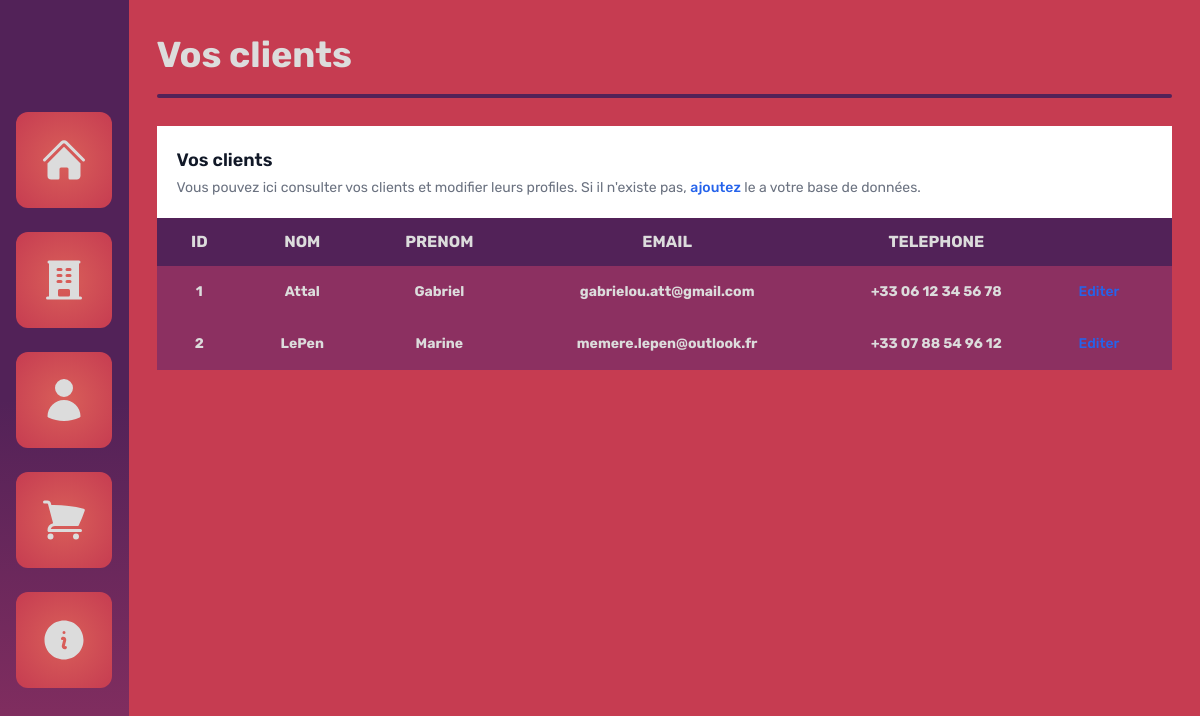
The app's page /clients, older data.
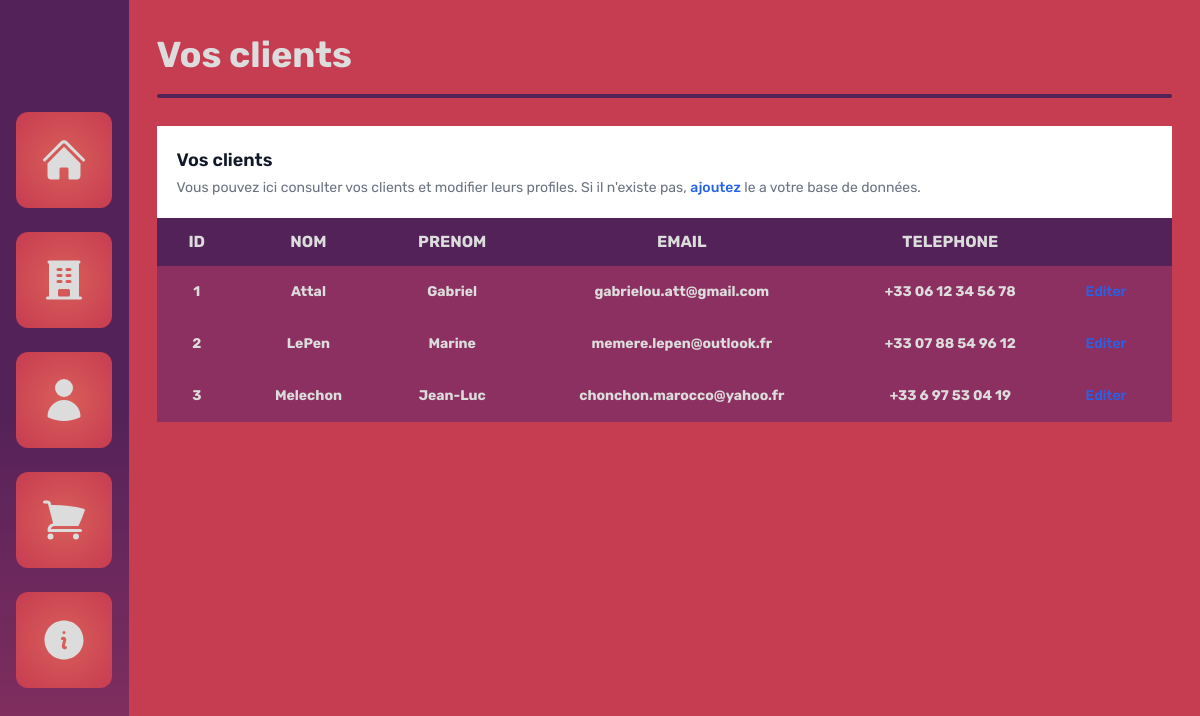
The same page, newer data.
### tables this page shows
CREATE TABLE clients (id INTEGER PRIMARY KEY, nom TEXT, prenom TEXT, email TEXT, telephone TEXT);

### main.py (the view)
@app.route('/clients')
def clients():
    return render_template('clients.html', attributes=db_manager.get_attrubutes("clients"), clients=db_manager.get_clients())

### database_manager.py (called while the page is built)
    def get_attrubutes(self, table):
        return self.curseur.execute(f"PRAGMA table_info({table})").fetchall()

    def get_clients(self):
        return self.curseur.execute("SELECT * FROM clients").fetchall()

### templates/clients.html (shortened to what this page needs)
{% extends 'base.html' %}
{% block content %}
<section class="h-full w-full bg-[--palette-3] flex flex-col">
  <div class="w-full p-7 flex flex-col space-y-3">
    <span class="great-title">Vos clients</span>
    <div class="w-full h-1 bg-[--palette-1] rounded-lg"></div>
  </div>
<div class="h-full w-full px-7">
    <table class="w-full">
        <caption class="p-5 text-lg font-semibold text-left rtl:text-right text-gray-900 bg-white dark:text-white dark:bg-gray-800">
            Vos clients
            <p class="mt-1 text-sm font-normal text-gray-500 dark:text-gray-400">Vous pouvez ici consulter vos clients et modifier leurs profiles. Si il n'existe pas, <a href="{{url_for('create_client')}}" class="font-medium text-blue-600 hover:underline">ajoutez</a> le a votre base de données.</p>
        </caption>
        <thead class="text-base base-text uppercase bg-[--palette-1] text-[--white-color]">
            <tr>
              {% for attribut in attributes %}
                <th scope="col" class="px-6 py-3">
                    <span>{{ attribut[1] }}</span>
                </th>
              {% endfor %}
                <th scope="col" class="px-6 py-3">
                </th>
            </tr>
        </thead>
        <tbody class="text-sm">
          {% for client in clients %}
          <tr class="bg-[--palette-2] border-b text-[--white-color]">
            {% for attribut in client %}
              <th scope="row" class="px-6 py-4">
                  <span>{{ attribut }}</span>
              </th>
            {% endfor %}
            <td class="px-6 py-4">
              <a href="{{ url_for('client', id=client[0]) }}" class="font-medium text-blue-600 hover:underline">Editer</a>
            </td>
          </tr>
          {% endfor %}
        </tbody>
    </table>
</div>
</section>
{% endblock %}

### templates/base.html (shortened to what this page needs)
<!DOCTYPE html>
<html lang="fr">
<head>
    <link rel="stylesheet" href="{{ url_for('static', filename= 'css/general.css') }}">
    <script src="https://cdn.tailwindcss.com"></script>
</head>
<body class="h-screen w-screen flex">
    <nav class="h-full w-36 flex flex-col justify-center items-center space-y-6 bg-[--nav-gradient]">
      <ul>
        <li>
          <a href="{{url_for('index')}}" class="w-24 h-24 rounded-xl flex justify-center items-center button-nav"title="Page d'accueil">
          </a>
        </li>
      </ul>
    <ul>
        <li>
          <a href="{{url_for('rooms')}}" class="w-24 h-24 rounded-xl flex justify-center items-center button-nav"title="Les salles de karaoké">
          </a>
        </li>
      </ul>
    <ul>
        <li>
          <a href="{{url_for('clients')}}" class="w-24 h-24 rounded-xl flex justify-center items-center button-nav"title="Page Clients">
          </a>
        </li>
      </ul>
    <ul>
        <li>
          <a href="{{url_for('orders')}}" class="w-24 h-24 rounded-xl flex justify-center items-center button-nav"title="Les commandes">
          </a>
        </li>
      </ul>
    <ul>
        <li>
          <a href="{{url_for('infos')}}" class="w-24 h-24 rounded-xl flex justify-center items-center button-nav"title="Page de crédits">
          </a>
        </li>
      </ul>
    </nav>
    {% block content %} {% endblock %}
</body>
</html>

### static/css/general.css (style rules this page uses)
html, body, div, span, applet, object, iframe, h1, h2, h3, h4, h5, h6, p, blockquote, pre, a, abbr, acronym, address, big, cite, code, del, dfn, em, img, ins, kbd, q, s, samp, small, strike, strong, sub, sup, tt, var, b, u, i, center, dl, dt, dd, ol, ul, li, fieldset, form, label, legend, table, caption, tbody, tfoot, thead, tr, th, td, article, aside, canvas, details, embed, figure, figcaption, footer, header, hgroup, menu, nav, output, ruby, section, summary, time, mark, audio, video { margin: 0; padding: 0; border: 0; font-size: 100%; font-family: "Rubik", sans-serif; vertical-align: baseline; }
:root { --nav-gradient: linear-gradient(180deg, #522258 50%, #8C3061 100%); --nav-button-gradient: radial-gradient(circle, #D95F59 0%, #C63C51 100%); --white-color: #dcdcdc; --palette-1: #522258; --palette-2: #8C3061; --palette-3: #C63C51; --palette-4: #D95F59; }
.great-title { color: var(--white-color); font-family: "Rubik", sans-serif; font-optical-sizing: auto; font-weight: 700; font-style: normal; font-size: 36px; }
.base-text { font-family: "Rubik", sans-serif; font-optical-sizing: auto; font-weight: 700; font-style: normal; }
nav { background: var(--nav-gradient); }
.button-nav { background: var(--nav-button-gradient); }

Row changes from the older to the newer data that the page shows:
added clients: client "3", nom "Melechon", prenom "Jean-Luc", email "chonchon.marocco@yahoo.fr", telephone "+33 6 97 53 04 19"
